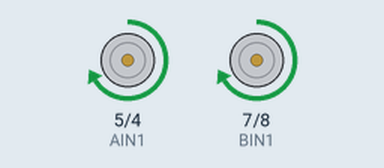
Recording of a sketch running on a simulated Arduino Mega 2560, built with avr-gcc and run on an emulated ATmega2560. Parts: motor-driver pin pairs drawn as motors (green arrow = first pin HIGH = forward, orange = second pin HIGH = backward, longer = more drive, scaled by the enable pin).

Above: at 1.0 s.
At 2.5 s:
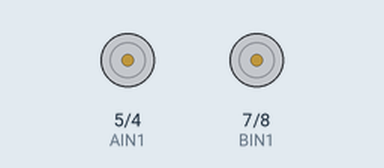
At 4.0 s:
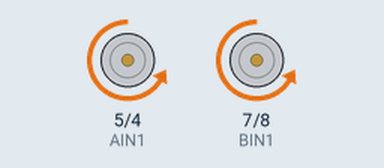
Timing chart, 0 to 7.8 s (numbered marks = the images above):
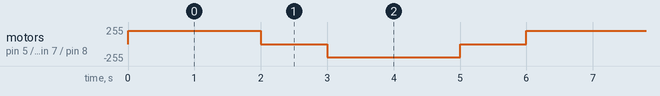

The sketch:

4_T6612_JGB37-520.ino
```cpp
/*
	Control JGB37-520 motors by T6612 controller
*/

#include <Wire.h>


// 定義腳位
const int AIN1 = 5;
const int AIN2 = 4;
const int PWMA = 6;
const int BIN1 = 7;
const int BIN2 = 8;
const int PWMB = 9;

// 編碼器
#define ENCODER_L_A 2
#define ENCODER_L_B 3
#define ENCODER_R_A 10  // MEGA 用
#define ENCODER_R_B 11  // MEGA 用


void setup_t6612_motors() {
  pinMode(AIN1, OUTPUT);
  pinMode(AIN2, OUTPUT);
  pinMode(PWMA, OUTPUT);
  pinMode(BIN1, OUTPUT);
  pinMode(BIN2, OUTPUT);
  pinMode(PWMB, OUTPUT);

  pinMode(ENCODER_L_A, INPUT_PULLUP);
  pinMode(ENCODER_L_B, INPUT_PULLUP);
  pinMode(ENCODER_R_A, INPUT_PULLUP);
  pinMode(ENCODER_R_B, INPUT_PULLUP);

  //digitalWrite(STBY, HIGH); // 啟用馬達模組
}

void setup() {
  Serial.begin(9600);
  Wire.begin();

  setup_t6612_motors();
}

void loop() {
  // 正轉
  digitalWrite(AIN1, HIGH);
  digitalWrite(AIN2, LOW);
  analogWrite(PWMA, 200); // 速度：0~255

  digitalWrite(BIN1, HIGH);
  digitalWrite(BIN2, LOW);
  analogWrite(PWMB, 200); // 速度：0~255

  delay(2000); // 轉動 2 秒

  // 停止
  analogWrite(PWMA, 0);
  analogWrite(PWMB, 0);
  delay(1000);

  // 反轉
  digitalWrite(AIN1, LOW);
  digitalWrite(AIN2, HIGH);
  analogWrite(PWMA, 200);

  digitalWrite(BIN1, LOW);
  digitalWrite(BIN2, HIGH);
  analogWrite(PWMB, 200);

  delay(2000);

  // 停止
  analogWrite(PWMA, 0);
  analogWrite(PWMB, 0);
  delay(1000);
}
```

Measured:
- by itself, motor on pin 5 (AIN1) / pin 4 (AIN2), motor on pin 7 (BIN1) / pin 8 (BIN2): repeats every 6.0 s: stopped 1.0 s, backward 200/255 2.0 s, stopped 1.0 s, forward 200/255 2.0 s
